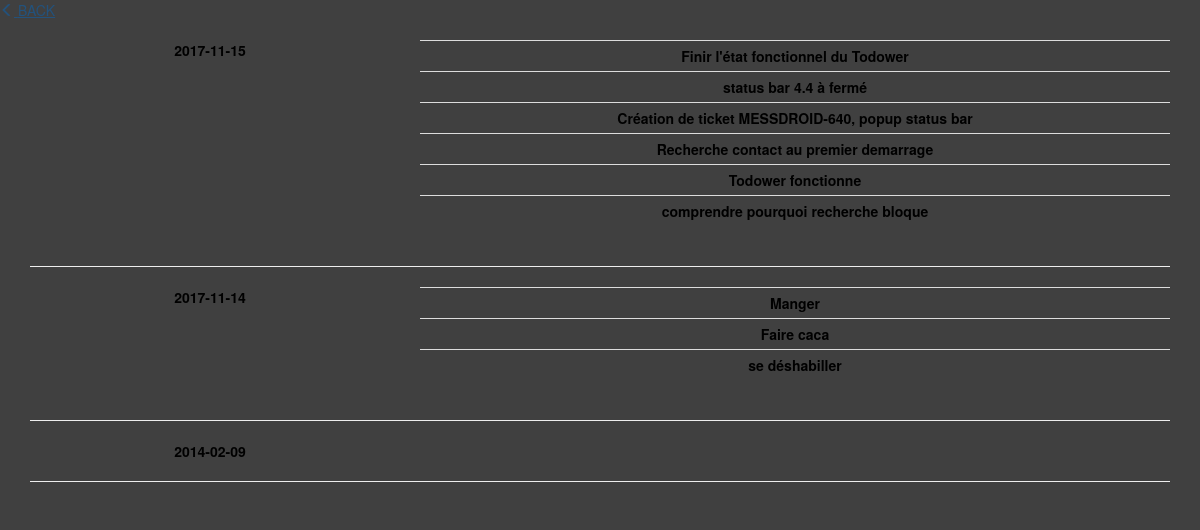
/history/ (signed in), run on the app's committed database.
### web/models.py (models this page shows, shortened)
class Task(models.Model):
    text = models.CharField(max_length=64)
    priority = models.IntegerField(default=5)
    list = models.ForeignKey(List)
    date_end = models.DateField(null=True, blank=True)
    coment = models.TextField(blank=True, null=True)

### web/views.py (the view)
# urls.py: url(r'^history/$', views.history, name='history'),
def history(request):
    days = Day.objects.filter(member_id=request.user.member.id).order_by('-date')
    histo = {}
    for day in days:
        histo[str(day.date)] = Task.objects.filter(list__progress=3, list__day__date=day.date, list__day__member_id=request.user.member.id)
    return render(request, 'web/history.html', locals())

### web/templates/web/history.html
{% extends 'base.html' %}
{% block content %}
    <a href="{% url "main" %}"><span class="glyphicon glyphicon-menu-left"></span> BACK</a>
    <div class="container" style="text-align: center; font-weight: bold; margin-top: 20px">
        {% for day, tasks in histo.items|dictsortreversed:0 %}
               <div class="row">
                <div class="col-xs-4">
                    {{ day }}
                </div>
                <div class="col-xs-8">
                    <table class="table table-condensed">
                        {% for task in tasks %}
                            <tr>
                                <td>{{ task.text }}</td>
                            </tr>
                        {% endfor %}
                    </table>
                </div>
            </div>
            <hr>
        {% endfor %}
    </div>
{% endblock %}

### templates/base.html (shortened to what this page needs)
<!doctype html>
<html lang="fr">
<head>
    {% load static %}
    <link rel="stylesheet" href="{% static 'bootstrap/css/bootstrap.css' %}">
    <link rel="stylesheet" href="{% static 'bootstrap/css/bootstrap-theme.css' %}">
    <link rel="stylesheet" href="http://code.jquery.com/ui/1.12.1/themes/base/jquery-ui.css">
    <link rel="stylesheet" href="http://code.jquery.com/ui/1.12.1/themes/smoothness/jquery-ui.css">
    <link rel="stylesheet" href="https://cdnjs.cloudflare.com/ajax/libs/bootstrap-datepicker/1.4.1/css/bootstrap-datepicker3.css"/>
    <link rel="stylesheet" href="{% static 'css/footer.css' %}"/>
    <link rel="stylesheet" href="{% static 'css/login.css' %}"/>
    <link rel="stylesheet" href="{% static 'css/global.css' %}"/>
</head>
<body style="background-color: #404040; color:black">
{% block content %}
{% endblock %}
</body>
</html>

### data on the page
Task: text "Finir l'état fonctionnel du Todower"
Task: text "status bar 4.4 à fermé"
Task: text "Création de ticket MESSDROID-640, popup status bar"
Task: text "Recherche contact au premier demarrage"
Task: text "Todower fonctionne"
Task: text "comprendre pourquoi recherche bloque"
Task: text "Manger"
Task: text "Faire caca"
Task: text "se déshabiller"

### other printed values
{{ day }} "2017-11-15" "2017-11-14" "2014-02-09"
